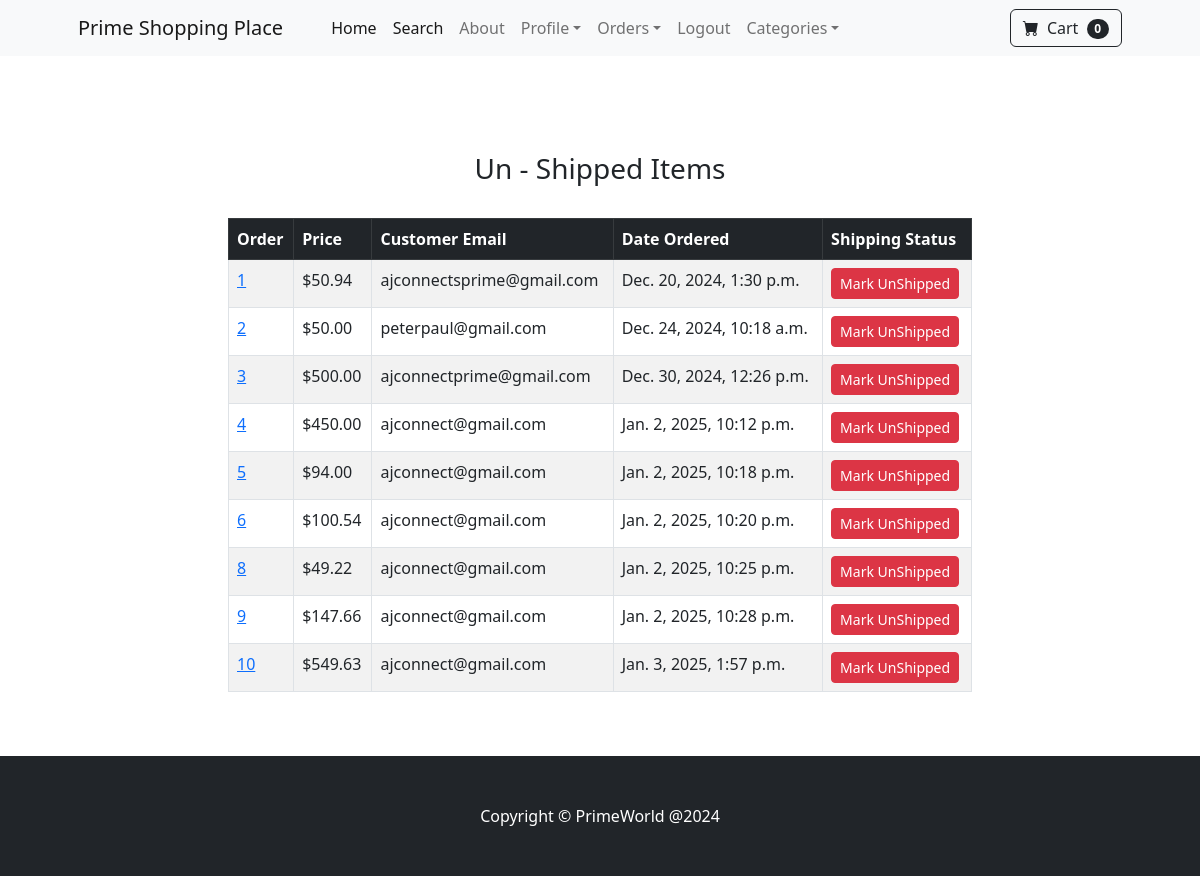
Before: /payment/not_shipped_dash/ (signed in) with the older database file.
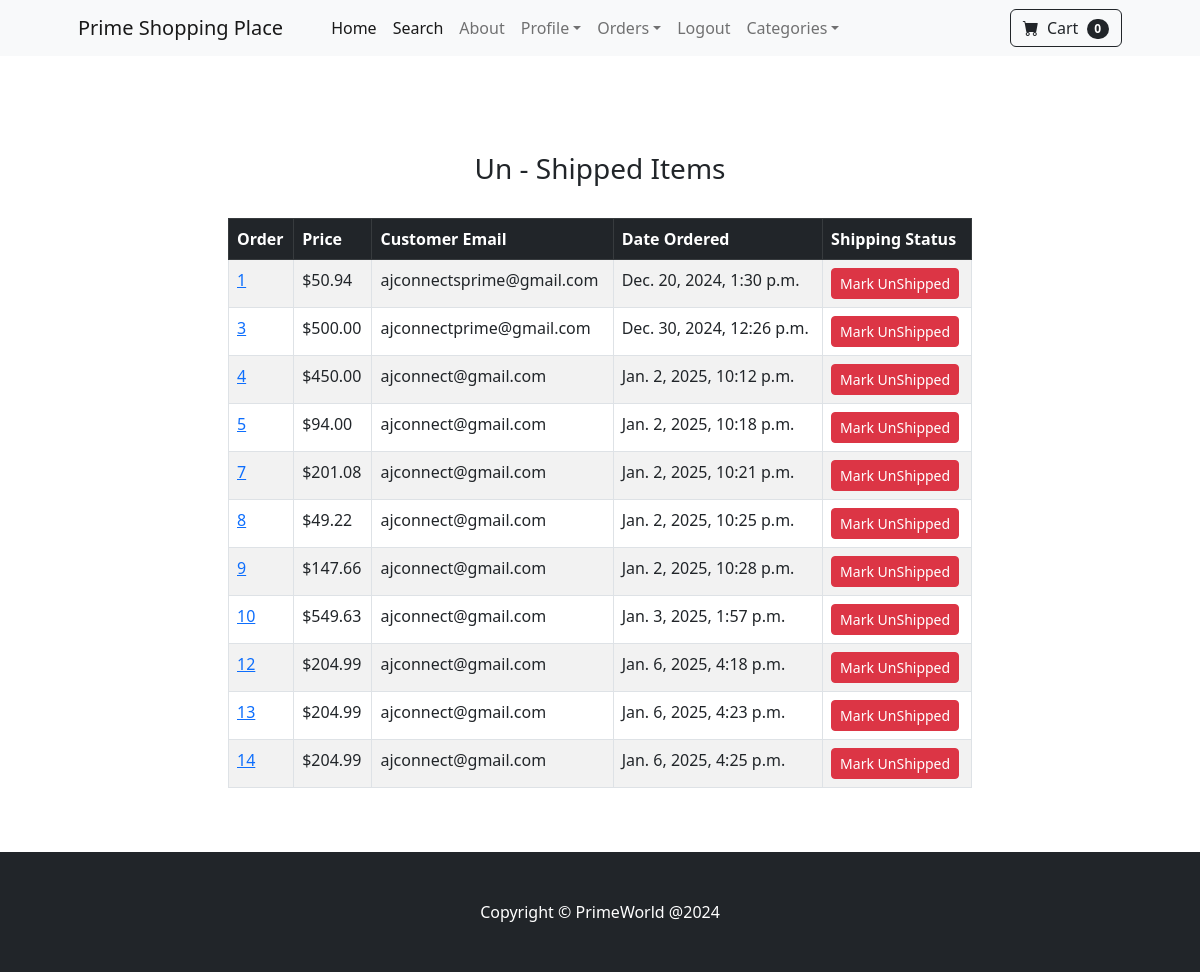
After: the same page with the newer database file.
### payment/models.py (models this page shows, shortened)
class Order(models.Model):
    user = models.ForeignKey(User, on_delete=models.CASCADE, null=True, blank=True)
    full_name = models.CharField(max_length=255)
    email = models.EmailField(max_length=255)
    shipping_address = models.TextField(max_length=15000)
    amount_paid = models.DecimalField(max_digits=12, decimal_places=2)
    date_ordered = models.DateTimeField(auto_now_add=True)
    shipped = models.BooleanField(default=False)
    date_shipped = models.DateTimeField(blank=True, null=True)

### payment/views.py (the view, shortened to what this page needs)
# urls.py: path("not_shipped_dash/", views.not_shipped_dash, name='not_shipped_dash'),
def not_shipped_dash(request):
    if request.user.is_authenticated and request.user.is_superuser:
        orders = Order.objects.filter(shipped=False)
        return render(request, "payment/not_shipped_dash.html", {"orders":orders})
    else:
        messages.success(request, "The Access Denied")
        return redirect('home')

### cart/cart.py (called while the page is built)
    def __len__(self):
        return len(self.cart)

### cart/context_processors.py (called while the page is built)
def cart(request):
    return {'cart': Cart(request)}

### payment/templates/payment/not_shipped_dash.html (shortened to what this page needs)
{% extends 'base.html' %}
{% block content %}
<div class="container">
    <div class="row">
        <center>
            <div class="col-8">
                <br> <br>
                <br> <br>
            <h3>Un - Shipped Items </h3> <br>
            <table class="table table-striped table-hover table-bordered">
                <thead class="table-dark">
                  <tr>
                    <th scope="col">Order</th>
                    <th scope="col">Price</th>
                    <th scope="col">Customer Email</th>
                    <th scope="col">Date Ordered</th>
                    <th scope="col">Shipping Status</th>
                  </tr>
                </thead>
                <tbody>
                    {% for item in orders %}
                  <tr>
                    <td><a href="{% url 'orders' item.id %}">{{ item.id }}</a></td>
                    <td> ${{ item.amount_paid }}</td>
                    <td> {{ item.email }}</td>
                    <td> {{ item.date_ordered }}</td>
                    <td>
                      <form method="POST">
                        <button type="submit" class="btn btn-danger btn-sm">Mark UnShipped</button>
                      </form>
                    </td>
                  </tr>
                    {% endfor %}
                </tbody>
              </table>
                <br> <br>
            </div>
        </center>
    </div>
</div>
{% endblock %}

Changed rows visible on the page:
no longer on this page (row edited): Order: id "2", amount_paid "50.00", email "peterpaul@gmail.com", date_ordered "Dec. 24, 2024, 10:18 a.m."
no longer on this page (row edited): Order: id "6", amount_paid "100.54", email "ajconnect@gmail.com", date_ordered "Jan. 2, 2025, 10:20 p.m."
now on this page (row edited): Order: id "7", amount_paid "201.08", email "ajconnect@gmail.com", date_ordered "Jan. 2, 2025, 10:21 p.m."
added Order: id "12", amount_paid "204.99", email "ajconnect@gmail.com", date_ordered "Jan. 6, 2025, 4:18 p.m."
added Order: id "13", amount_paid "204.99", email "ajconnect@gmail.com", date_ordered "Jan. 6, 2025, 4:23 p.m."
added Order: id "14", amount_paid "204.99", email "ajconnect@gmail.com", date_ordered "Jan. 6, 2025, 4:25 p.m."
